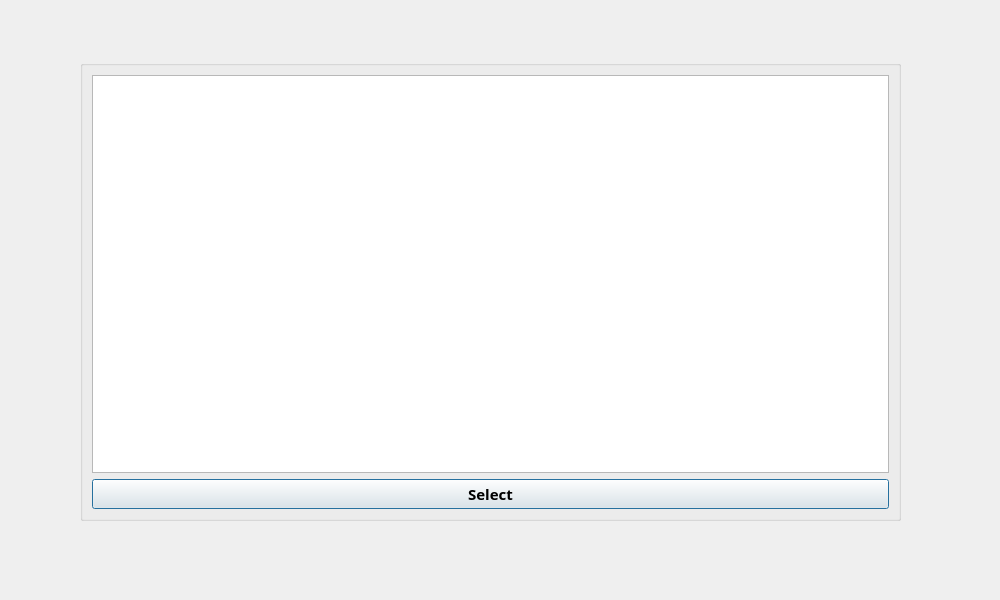
<?xml version="1.0" encoding="UTF-8"?>
<ui version="4.0">
 <class>RequestsList</class>
 <widget class="QDialog" name="RequestsList">
  <property name="geometry">
   <rect>
    <x>0</x>
    <y>0</y>
    <width>1000</width>
    <height>600</height>
   </rect>
  </property>
  <property name="windowTitle">
   <string>Dialog</string>
  </property>
  <property name="styleSheet">
   <string notr="true">#RequestsList{

	border-image: url(:/img/Gears1280.png);

}</string>
  </property>
  <widget class="QGroupBox" name="groupBox">
   <property name="geometry">
    <rect>
     <x>80</x>
     <y>60</y>
     <width>821</width>
     <height>461</height>
    </rect>
   </property>
   <property name="title">
    <string/>
   </property>
   <layout class="QVBoxLayout" name="verticalLayout">
    <item>
     <widget class="QListWidget" name="listWidget">
      <property name="sizePolicy">
       <sizepolicy hsizetype="Preferred" vsizetype="Expanding">
        <horstretch>0</horstretch>
        <verstretch>0</verstretch>
       </sizepolicy>
      </property>
      <property name="font">
       <font>
        <family>Segoe UI Black</family>
        <pointsize>16</pointsize>
        <bold>true</bold>
       </font>
      </property>
     </widget>
    </item>
    <item>
     <widget class="QPushButton" name="pushButton">
      <property name="font">
       <font>
        <family>Segoe UI Black</family>
        <pointsize>11</pointsize>
        <bold>true</bold>
       </font>
      </property>
      <property name="text">
       <string>Select</string>
      </property>
     </widget>
    </item>
   </layout>
  </widget>
 </widget>
 <resources/>
 <connections/>
</ui>
